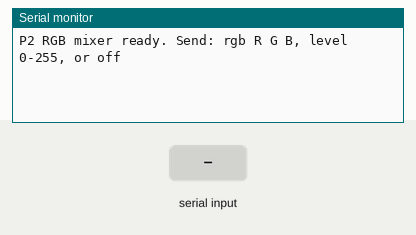
The sketch below on a simulated ESP32. Parts: the last lines printed to the serial monitor. The inputs (shaded band) are chosen by the test bench.

Above: at 1.2 s.
1.3 s: "off\n" received over Serial
At 2.5 s:
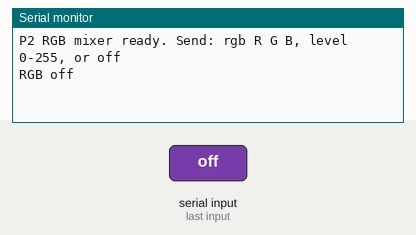
2.8 s: "90,45\n" received over Serial
At 3.6 s:
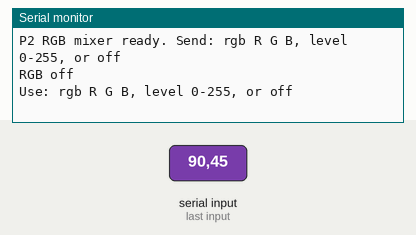

Measured:
- after the input at 1.3 s, the serial monitor: prints a new line at once (image 1)
- after the input at 2.8 s, the serial monitor: prints a new line at once (image 2)

The sketch:

rgb_mixer.ino
```cpp
// P2 · RGB mixer: control the on-board WS2812 from the serial monitor.
// Its data line is GPIO0, the D2/RGB pad.
#include <Arduino.h>

constexpr uint8_t RGB_PIN = 0;
uint8_t red = 0;
uint8_t green = 0;
uint8_t blue = 0;
uint8_t level = 40;  // of 255: the LED is bright at close range

void showColour() {
  rgbLedWrite(RGB_PIN, red * level / 255, green * level / 255, blue * level / 255);
}

bool validChannel(int value) {
  return value >= 0 && value <= 255;
}

void setup() {
  Serial.begin(115200);
  Serial.setTimeout(100);
  Serial.println("P2 RGB mixer ready. Send: rgb R G B, level 0-255, or off");
}

void loop() {
  if (!Serial.available()) return;
  String command = Serial.readStringUntil('\n');
  command.trim();
  int r, g, b, value;
  char extra;
  if (sscanf(command.c_str(), "rgb %d %d %d %c", &r, &g, &b, &extra) == 3 &&
      validChannel(r) && validChannel(g) && validChannel(b)) {
    red = r;
    green = g;
    blue = b;
    showColour();
    Serial.printf("RGB %d %d %d at level %d\n", red, green, blue, level);
  } else if (sscanf(command.c_str(), "level %d %c", &value, &extra) == 1 && validChannel(value)) {
    level = value;
    showColour();
    Serial.printf("Level %d\n", level);
  } else if (command == "off") {
    red = green = blue = 0;
    showColour();
    Serial.println("RGB off");
  } else {
    Serial.println("Use: rgb R G B, level 0-255, or off");
  }
}
```
